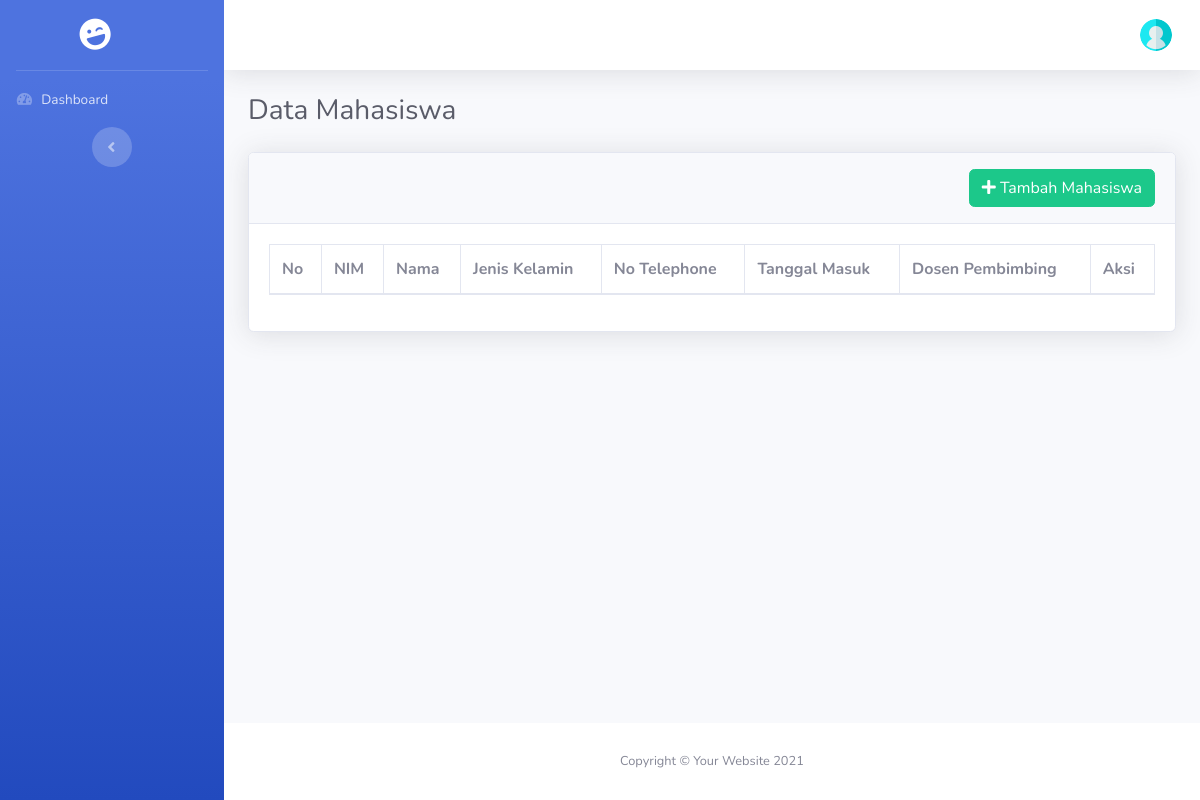
Before: /index.php/akademik/mahasiswa with the older database file.
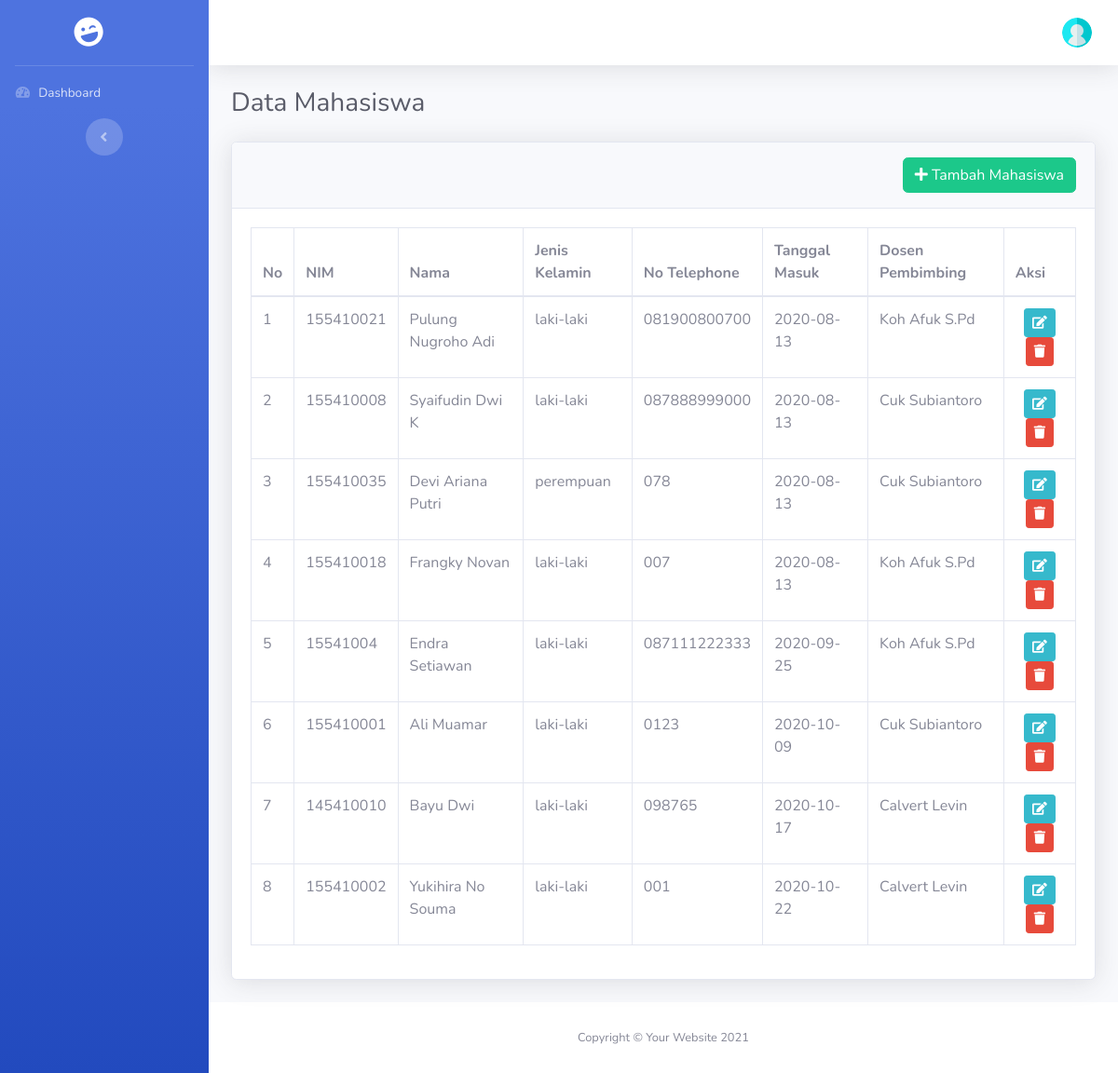
After: the same page with the newer database file.
### tables this page shows
CREATE TABLE `mahasiswa` (
  `id` bigint NOT NULL AUTO_INCREMENT,
  `nim` bigint NOT NULL,
  `nama` varchar(255) NOT NULL,
  `password` varchar(255) NOT NULL,
  `jenis_kelamin` enum('laki-laki','perempuan') NOT NULL,
  `alamat` text NOT NULL,
  `tgl_masuk` date NOT NULL,
  `nomor_telephone` varchar(14) NOT NULL,
  `agama` enum('islam','kristen','katholik','hindu','budha','konghucu') NOT NULL,
  `email` varchar(255) NOT NULL,
  `id_dosen` bigint NOT NULL,
  PRIMARY KEY (`id`)
);

CREATE TABLE `dosen` (
  `id` bigint NOT NULL AUTO_INCREMENT,
  `nip` bigint NOT NULL,
  `nama` varchar(255) NOT NULL,
  `jenis_kelamin` enum('laki-laki','perempuan') NOT NULL,
  `alamat` text NOT NULL,
  `tgl_lahir` date NOT NULL,
  `password` varchar(255) NOT NULL,
  `tgl_masuk` date NOT NULL,
  `nomor_telephone` varchar(14) NOT NULL,
  `agama` enum('islam','kristen','katholik','hindu','budha','konghucu') NOT NULL,
  `jabatan` enum('dosen','sekjur','kajur') NOT NULL,
  `email` varchar(255) NOT NULL,
  PRIMARY KEY (`id`)
);

### application/controllers/Akademik.php (called while the page is built, shortened)
<?php
class Akademik extends CI_Controller
{
    function __construct()
    {
        $this->load->Model('M_akademik','mod');
    }
    public function mahasiswa()
    {
        $data['halaman']    = "Data Mahasiswa";
        $data['mahasiswa']  = $this->mod->m_get_all_mahasiswa_plus_dosen();
        $this->load->view('head.php', $data);
        $this->load->view('sidebar.php');
        $this->load->view('header.php');
        $this->load->view('akademik/mahasiswa/index.php', $data);
        $this->load->view('footer.php');
    }
}

### index.php (called while the page is built, shortened)
<?php
require_once BASEPATH.'core/CodeIgniter.php';

### application/models/M_akademik.php (called while the page is built, shortened)
<?php
Class M_akademik extends CI_Model{
    public function m_get_all_mahasiswa_plus_dosen()
    {
        $this->db->select('a.id AS id_mahasiswa, a.nim, a.nama AS nama_mahasiswa, a.jenis_kelamin AS jk_mahasiswa, a.nomor_telephone AS no_hp_mhs, a.tgl_masuk AS tgl_masuk_mahasiswa, b.nama AS nama_dosen')
            ->from('mahasiswa AS a')
            ->join('dosen AS b','b.id = a.id_dosen', 'left');
        $query = $this->db->get_compiled_select();
        $data  = $this->db->query($query)->result_array();
        return $data;
    }
}

### application/views/akademik/mahasiswa/index.php (the view, shortened to what this page needs)
<div class="container-fluid">
    <h1 class="h3 mb-4 text-gray-800">Data Mahasiswa</h1>
    <div class="card shadow mb-4">
        <div class="card-header py-3">
            <a href="<?php echo base_url('admin/tambah_mahasiswa')?>" class="btn btn-success float-right"><i class="fas fa-plus"></i>&nbsp;Tambah Mahasiswa</a>
        </div>
        <div class="card-body">
            <div class="table-responsive">
                <table class="table table-bordered" id="dataTable" width="100%" cellspacing="0">
                    <thead>
                        <tr>
                            <th>No</th>
                            <th>NIM</th>
                            <th>Nama</th>
                            <th>Jenis Kelamin</th>
                            <th>No Telephone</th>
                            <th>Tanggal Masuk</th>
                            <th>Dosen Pembimbing</th>
                            <th>Aksi</th>
                        </tr>
                    </thead>
                    <tbody>
                        <?php
                            $i = 1;
                            foreach($mahasiswa as $mhs):?>
                            <tr>
                                <td><?php echo $i;?></td>
                                <td><?php echo $mhs['nim'];?></td>
                                <td><?php echo $mhs['nama_mahasiswa'];?></td>
                                <td><?php echo $mhs['jk_mahasiswa'];?></td>
                                <td><?php echo $mhs['no_hp_mhs'];?></td>
                                <td><?php echo $mhs['tgl_masuk_mahasiswa'];?></td>
                                <td>
                                    <?php
                                        if($mhs['nama_dosen'] == ""){
                                            echo "Belum ada dosen pembimbing";
                                        }else{
                                            echo $mhs['nama_dosen'];
                                        }
                                    ?>
                                </td>
                                <td class="text-center">
                                    <a href="<?php echo base_url('admin/edit_mahasiswa/').$mhs['id_mahasiswa']?>" class="btn btn-info btn-sm"><i class="fas fa-edit"></i></a>
                                    <a href="<?php echo base_url('admin/hapus_mahasiswa/').$mhs['id_mahasiswa']?>" class="btn btn-danger btn-sm"><i class="fas fa-trash"></i></a>
                                </td>
                            </tr>
                        <?php
                            $i++;
                            endforeach;?>
                    </tbody>
                </table>
            </div>
        </div>
    </div>
</div>

Changed rows visible on the page:
added mahasiswa: nim "155410021", nama "Pulung Nugroho Adi", jenis_kelamin "laki-laki", nomor_telephone "081900800700", tgl_masuk "2020-08-13", id_dosen.nama "Koh Afuk S.Pd"
added mahasiswa: nim "155410008", nama "Syaifudin Dwi K", jenis_kelamin "laki-laki", nomor_telephone "087888999000", tgl_masuk "2020-08-13", id_dosen.nama "Cuk Subiantoro"
added mahasiswa: nim "155410035", nama "Devi Ariana Putri", jenis_kelamin "perempuan", nomor_telephone "078", tgl_masuk "2020-08-13", id_dosen.nama "Cuk Subiantoro"
added mahasiswa: nim "155410018", nama "Frangky Novan", jenis_kelamin "laki-laki", nomor_telephone "007", tgl_masuk "2020-08-13", id_dosen.nama "Koh Afuk S.Pd"
added mahasiswa: nim "15541004", nama "Endra Setiawan", jenis_kelamin "laki-laki", nomor_telephone "087111222333", tgl_masuk "2020-09-25", id_dosen.nama "Koh Afuk S.Pd"
added mahasiswa: nim "155410001", nama "Ali Muamar", jenis_kelamin "laki-laki", nomor_telephone "0123", tgl_masuk "2020-10-09", id_dosen.nama "Cuk Subiantoro"
added mahasiswa: nim "145410010", nama "Bayu Dwi", jenis_kelamin "laki-laki", nomor_telephone "098765", tgl_masuk "2020-10-17", id_dosen.nama "Calvert Levin"
added mahasiswa: nim "155410002", nama "Yukihira No Souma", jenis_kelamin "laki-laki", nomor_telephone "001", tgl_masuk "2020-10-22", id_dosen.nama "Calvert Levin"
